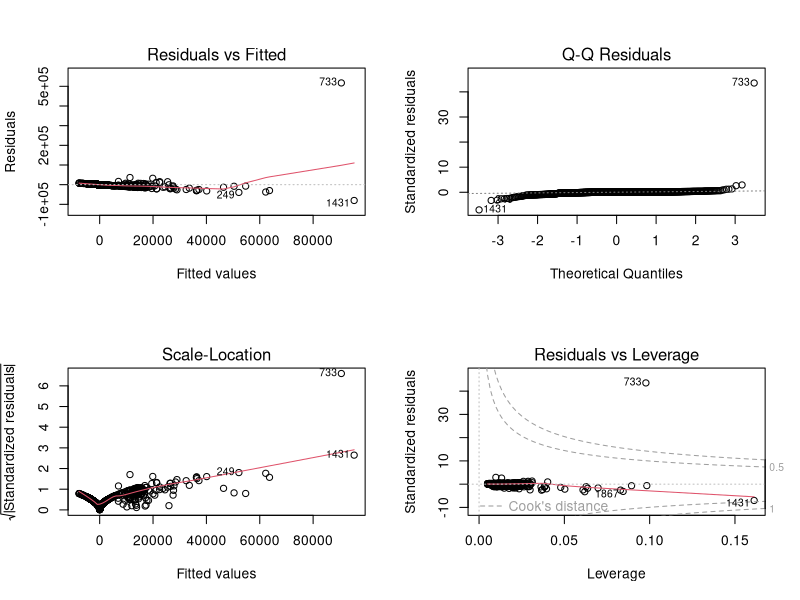

Reproduce this figure in R.
HE = read.csv("HealthExpend (Modified).csv")
attach(HE)

summary(HE)
# Determine variable types
str(HE)
# Coerce categorical variables to factors
factors = c("ANYLIMIT", "COLLEGE", "HIGHSCH", "GENDER", "MNHPOOR", "INSURE", "USC", "UNEMPLOY", "MANAGEDCARE")
HE[factors] = lapply(HE[factors], factor)
# Confirm type coercion
str(HE)

# BEGIN - Multi-linear regression of EXPENDIP
  lm.fit = lm(EXPENDIP ~ . -EXPENDOP, data = HE)
  summary(lm.fit)

  # EDUC returning NA values--signifies collinearity; check which variables are conflicting
  alias(lm.fit)

  # Remove EDUC because of perfect collinearity with HIGHSCH and COLLEGE
  lm.fit = update(lm.fit, ~ . -EDUC)
  summary(lm.fit)

  # BEGIN - Backwards selection
    lm.fit = update(lm.fit, ~ . -INDUSCLASS)
    summary(lm.fit)
    lm.fit = update(lm.fit, ~ . -USC)
    summary(lm.fit)
    # Possible issues with RACE - Bin as binary on WHITE
    lm.fit = update(lm.fit, ~ . -RACE)
    summary(lm.fit)
    # Possibly issues with MARISTAT - Bin as binary on MARRIED
    lm.fit = update(lm.fit, ~ . -MARISTAT)
    summary(lm.fit)
    lm.fit = update(lm.fit, ~ . -ANYLIMIT)
    summary(lm.fit)
    lm.fit = update(lm.fit, ~ . -MANAGEDCARE)
    summary(lm.fit)
    # Removing INCOME, FAMSIZE, INSURE, and MNHPOOR each decrease significance
  # END - Backwards selection
  par(mfrow = c(2, 2))
  plot(lm.fit)

  # Observation #733 causing extreme problems based on quad-plot
  HE[733,]

  # Remove outlier
  HE = HE[-733,]

  # Re-fit model to modified dataset
  lm.fit = lm(EXPENDIP ~ . -EXPENDOP -EDUC -INDUSCLASS -USC -RACE -MARISTAT -ANYLIMIT -MANAGEDCARE, data = HE)
  summary(lm.fit)

  # Model has changed drastically; must recreate model
  lm.fit = lm(EXPENDIP ~ . -EXPENDOP -EDUC, data = HE)
  summary(lm.fit)

  # BEGIN - Backwards selection
    lm.fit = update(lm.fit, ~ . -HIGHSCH)
    summary(lm.fit)
    lm.fit = update(lm.fit, ~ . -INSURE)
    summary(lm.fit)
    lm.fit = update(lm.fit, ~ . -FAMSIZE)
    summary(lm.fit)
    lm.fit = update(lm.fit, ~ . -INDUSCLASS)
    summary(lm.fit)
    lm.fit = update(lm.fit, ~ . -UNEMPLOY)
    summary(lm.fit)
    lm.fit = update(lm.fit, ~ . -USC)
    summary(lm.fit)
    lm.fit = update(lm.fit, ~ . -RACE)
    summary(lm.fit)
    # Removing RACE surprisingly increases ADJR2
    lm.fit = update(lm.fit, ~ . -MNHPOOR)
    summary(lm.fit)
    # Removing MNHPOOR has negligble positive effect on p-values only
    # Removing ANYLIMIT, COLLEGE, MANAGEDCARE, MARISTAT, PHSTAT, INCOME, or REGION lower ADJR2 at this point
  # END

  # Optimal model reached with backwards selection:
  lm.fit = lm(EXPENDIP ~ . -EXPENDOP -EDUC -HIGHSCH -INSURE -FAMSIZE -INDUSCLASS -UNEMPLOY -USC -RACE -MNHPOOR, data = HE)
  summary(lm.fit)

  # BEGIN - Interaction terms
    lm.fit = update(lm.fit, ~ . +MARISTAT:INCOME)
    summary(lm.fit)
    lm.fit = update(lm.fit, ~ . +PHSTAT:INCOME)
    summary(lm.fit)
    # PHSTAT:MARISTAT has a negligible increase
    # REGION:INCOME, REGION:COLLEGE, AGE:INCOME, AGE:GENDER, MARISTAT:GENDER, ANYLIMIT:MANAGEDCARE each decrease ADJR2
  # END

  # Optimal model reached with interaction terms:
    lm.fit = lm(EXPENDIP ~ . -EXPENDOP -EDUC -HIGHSCH -INSURE -FAMSIZE -INDUSCLASS -UNEMPLOY -USC -RACE -MNHPOOR +MARISTAT:INCOME +PHSTAT:INCOME, data = HE)
    summary(lm.fit)

# END

# BEGIN - Model selection using stepAIC
  library(MASS)

  fit = lm(EXPENDIP ~ . -EXPENDOP -EDUC, data = HE)
  step = stepAIC(fit, direction = "backward")
  step$anova

  fit = lm(EXPENDIP ~ . -EXPENDOP -EDUC, data = HE)
  step = stepAIC(fit, direction = "both")
  step$anova

  # Optimal model achieved in both backward-stepwise and both-stepwise:
  fit = lm(EXPENDIP ~ AGE + GENDER + COUNTIP + COUNTOP + INCOME + PHSTAT, data = HE)
  summary(fit)

  # Refitting the original model with interaction terms causes excessively long processing time in R due to
  # single-core restrictions. Parallel processing not recommended / infeasible for stepwise selection. Instead,
  # interaction terms are fitted to the optimal base model achieved above.
  fit = lm(EXPENDIP ~ (AGE + GENDER + COUNTIP + COUNTOP + INCOME + PHSTAT)^2, data = HE)
  step = stepAIC(fit, direction = "backward")
  # Processing takes less than two seconds to find optimal model with interaction terms
  step$anova

  sum = summary(fit)
  sum$adj.r.squared
  sum$fstatistic
  sum$sigma
  # Significant increase in ADJR2

  # StepAIC with direction = "both"
  fit = lm(EXPENDIP ~ (AGE + GENDER + COUNTIP + COUNTOP + INCOME + PHSTAT)^2, data = HE)
  step = stepAIC(fit, direction = "both")
  step$anova

  sum = summary(fit)
  sum$adj.r.squared
  sum$fstatistic
  sum$sigma
  # Results are identical to backward-stepwise model with interaction terms

  # Optimal model achieved through two-term interaction stepAIC in both backward and both directions:
  fit = lm(EXPENDIP ~ AGE + GENDER + COUNTIP + COUNTOP + INCOME + PHSTAT + AGE:GENDER + AGE:COUNTIP +
             AGE:COUNTOP + GENDER:COUNTIP + COUNTIP:COUNTOP + COUNTIP:INCOME + COUNTIP:PHSTAT +
             COUNTOP:INCOME + COUNTOP:PHSTAT + INCOME:PHSTAT, data = HE)
  summary(fit)

  # Fit model with three-term interactions
  fit = lm(EXPENDIP ~ (AGE + GENDER + COUNTIP + COUNTOP + INCOME + PHSTAT)^3, data = HE)
  step = stepAIC(fit, direction = "both")
  step$anova

  sum = summary(fit)
  sum$adj.r.squared
  sum$fstatistic
  sum$sigma
  # ADJR2 significantly increased over two-term interaction model. However, model includes too many interaction
  # terms to feasibly interpret. RSE has also decreased, but so have the degrees of freedom. Model may also be
  # overfitted and F-Stat has decreased (as well as the DF).

  # Optimal model achieved through three-term interaction stepAIC on both directions:
  fit = lm(EXPENDIP ~ AGE + GENDER + COUNTIP + COUNTOP + INCOME + PHSTAT +
             AGE:GENDER + AGE:COUNTIP + AGE:COUNTOP + AGE:INCOME + AGE:PHSTAT +
             GENDER:COUNTIP + GENDER:COUNTOP + GENDER:INCOME + GENDER:PHSTAT +
             COUNTIP:COUNTOP + COUNTIP:INCOME + COUNTIP:PHSTAT + COUNTOP:INCOME +
             COUNTOP:PHSTAT + INCOME:PHSTAT + AGE:GENDER:COUNTIP + AGE:GENDER:COUNTOP +
             AGE:COUNTIP:COUNTOP + AGE:COUNTIP:INCOME + AGE:COUNTIP:PHSTAT +
             AGE:COUNTOP:INCOME + AGE:COUNTOP:PHSTAT + GENDER:COUNTIP:COUNTOP +
             GENDER:COUNTIP:INCOME + GENDER:COUNTIP:PHSTAT + GENDER:COUNTOP:INCOME +
             GENDER:COUNTOP:PHSTAT + COUNTIP:COUNTOP:INCOME + COUNTIP:COUNTOP:PHSTAT +
             COUNTIP:INCOME:PHSTAT + COUNTOP:INCOME:PHSTAT)
  summary(fit)

# END

# BEGIN - Failed attempt at using regsubsets of "leaps" package for finding optimal regression model
  # install.packages("leaps")
  # library(leaps)
  #
  # reg.fit = regsubsets(EXPENDIP ~ . -EXPENDOP -EDUC, data = HE)
  # reg.sum = summary(reg.fit)
  #
  # reg.fit.max = regsubsets(EXPENDIP ~ . -EXPENDOP -EDUC, data = HE, nvmax = 22)
  # reg.sum.max = summary(reg.fit.max)
  #
  # par(mfrow = c(2, 2))
  # plot(reg.sum$rss, xlab = "Number of Variables", ylab = "RSS", type = "l")
  # plot(reg.sum$adjr2, xlab = "Number of Variables", ylab = "Adjusted R-Sq", type = "l")
  # max = which.max(reg.sum$adjr2)
  # points(max, reg.sum$adjr2[max], col = "red", cex = 2, pch = 20)
  #
  # plot(reg.sum.max$rss, xlab = "Number of Variables", ylab = "RSS", type = "l")
  # plot(reg.sum.max$adjr2, xlab = "Number of Variables", ylab = "Adjusted R-Sq", type = "l")
  #
  # plot(reg.fit.max, scale = "r2")
  # plot(reg.fit.max, scale = "adjr2")
  # plot(reg.fit.max, scale = "Cp")
  # plot(reg.fit.max, scale = "bic")
  #
  # reg.fit.bwd = regsubsets(EXPENDIP ~ . -EXPENDOP -EDUC, data = HE, nvmax = 22, method = "backward")
  # summary(reg.fit.bwd)
# END

# pairs(HE, upper.panel = NULL, pch = 19, main = "Scatterplot Matrix of 'HE'", row1attop = F, lower.panel = panel.smooth)

# BEGIN - Hierarchical Clustering - doesn't work
  # HE1 = HE[c("AGE", "FAMSIZE", "COUNTIP", "EXPENDIP", "COUNTOP", "EXPENDOP")]
  # HE1.scl = scale(HE1, center = F)
  # hclus.comp = hclust(dist(HE1.scl), method = "average")
  # plot(hclus.comp, main = "Complete Linkage", xlab = "", sub = "", cex = .9)
# END
